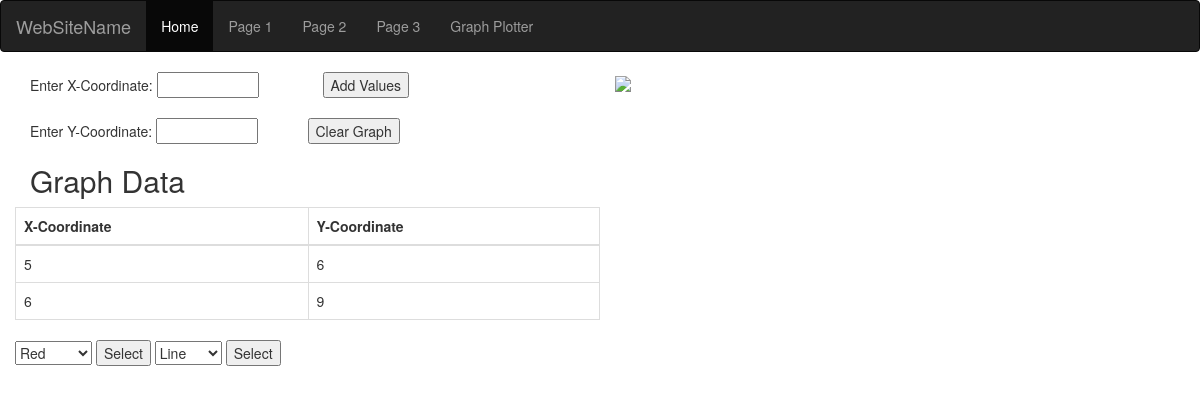
The page /home/graphplotter/ on the database as committed earlier.
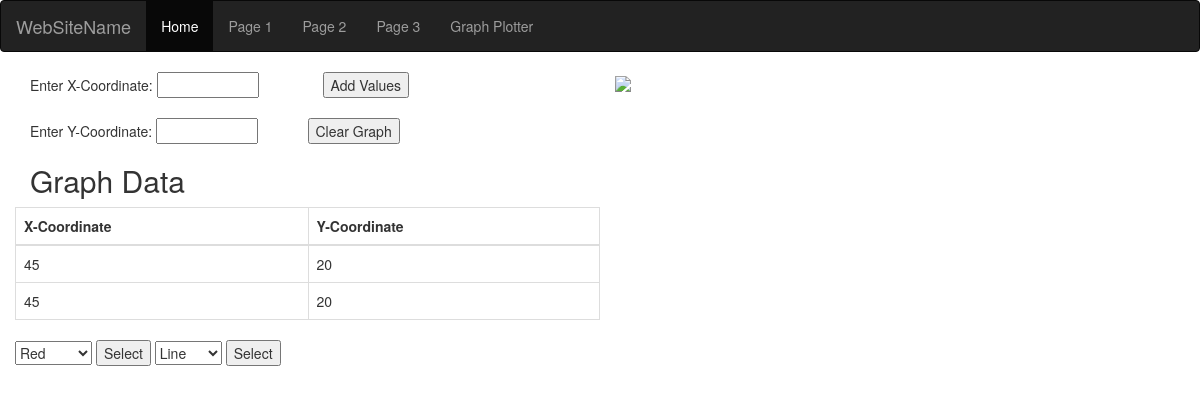
The same page on the database as committed later.
### home/models.py (models this page shows)
class GraphInput(models.Model):
    x = models.IntegerField()
    y = models.IntegerField()

### home/views.py (the view)
# urls.py: path('graphplotter/', views.graphplotter,name='gplot'),
def graphplotter(request):
    if request.method == 'POST' and 'add' in request.POST:
        form = GraphInputForm(request.POST)
        print('Add Data')
        if form.is_valid():
            print('Form is valid')
            form.save()
    if request.method == 'GET' and 'clear' in request.GET:
        GraphInput.objects.all().delete()
        print('Clear Data')
    if request.method == 'POST' and 'colors' in request.POST:
        print('Color Selected')
        request.session['color_sel'] = request.POST['colors']
    if request.method == 'POST' and 'types' in request.POST:
        print('Line Selected')
        request.session['plot_type'] = request.POST['types']
    form = GraphInputForm()
    data = GraphInput.objects.all()
    template = 'home/plot.html'
    context = {'form': form, 'data': data}
    return render(request, template, context)

### home/forms.py
class GraphInputForm(forms.ModelForm):
    class Meta:
        model = GraphInput
        fields = ['x','y']
        widgets = {
            'x': forms.TextInput(attrs={'size':'10','maxlength':'3'}),
            'y': forms.TextInput(attrs={'size':'10', 'maxlength':'3'})
        }

### home/templates/home/plot.html (shortened to what this page needs)
{% extends 'home/base.html' %}
{% block content %}
<div class="container">
    <div class="row">
        <div class="col-md-6 hello">
            <div class="row">
                <form method="post">{% csrf_token %}
                    <div class="col-md-6">
                        Enter X-Coordinate:  {{form.x}}
                        <br>
                        <br>
                        Enter Y-Coordinate:  {{form.y}}
                    </div>
                    <div class="col-md-6">
                        <button type="submit" name="add">Add Values</button>
                        <br>
                        <br>
                    </div>
                </form >
                <form method="get">{% csrf_token %}
                    <button type="submit" name="clear">Clear Graph</button>
                </form>
            </div>
            <h2>Graph Data</h2>
            <div class="row table-wrapper-scroll-y">
                    <table class="table table-bordered ">
                        <thead>
                            <tr>
                                <th class="">X-Coordinate</th>
                                <th class="">Y-Coordinate</th>
                            </tr>
                        </thead>
                        <tbody>
                            {% for value in data %}
                            <tr>
                                <td class="">{{value.x}}</td>
                                <td class="">{{value.y}}</td>
                            </tr>
                            {% endfor %}
                        </tbody>
                    </table>
            </div>
            <div class="row">
                <form method = "post" action = ".">{% csrf_token %}
                <select name = "colors" >
                    <option value="r">Red</option>
                </select>
                <button  type = "submit" > Select </button>
                <select name = "types" >
                    <option value="line">Line</option>
                </select>
                <button  type = "submit"  name="droplist" > Select </button>
                </form>
            </div>
        </div>
        <div class="col-md-6 hello">
            <img src="/home/img.png/">
        </div>
    </div>
</div>
{% endblock %}

Rows that differ between the two databases and show on the page:
removed GraphInput: x "5", y "6"
removed GraphInput: x "6", y "9"
added GraphInput: x "45", y "20"
added GraphInput: x "45", y "20"
